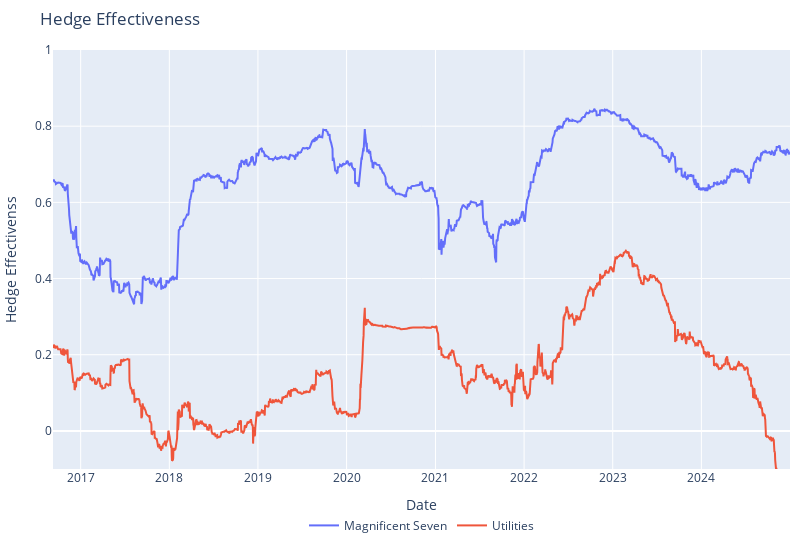

The notebook cell saved with this chart:
### Code cell
fig = go.Figure()

fig.add_trace(
    go.Scatter(
        x = mag7_HE.index,
        y = mag7_HE['HE'],
        name = 'Magnificent Seven'
    )
)

fig.add_trace(
    go.Scatter(
        x = utilities_HE.index,
        y = utilities_HE['HE'],
        name = 'Utilities'
    )
)

fig.update_layout(title = 'Hedge Effectiveness',
                  margin=dict(l=10, r=10, t=50, b=10),
                  legend=dict(orientation="h",yanchor="top",y=-0.1,xanchor="center",x=0.5),
                  width = 800,height = 550,
                  xaxis_title = 'Date',
                  xaxis=dict(title_standoff=3) 
                )
fig.update_yaxes(title = 'Hedge Effectivenss',range = [-0.1,1])
fig.update_xaxes(title = 'Date')
fig.show()

### Figure 1 — Plotly figure (JSON) as saved in the notebook; plotly's stock layout.template omitted (floating-point values rounded to 4 significant figures; data arrays with more than 128 entries replaced by an {"elided": "..."} marker saying what was removed)
{"data": [{"name": "Magnificent Seven", "type": "scatter", "x": {"elided": "1949 str values"}, "y": {"elided": "1949 float values"}}, {"name": "Utilities", "type": "scatter", "x": {"elided": "1949 str values"}, "y": {"elided": "1949 float values"}}], "layout": {"height": 550, "legend": {"orientation": "h", "x": 0.5, "xanchor": "center", "y": -0.1, "yanchor": "top"}, "margin": {"b": 10, "l": 10, "r": 10, "t": 50}, "title": {"text": "Hedge Effectiveness"}, "width": 800, "xaxis": {"title": {"text": "Date"}}, "yaxis": {"range": [-0.1, 1], "title": {"text": "Hedge Effectivenss"}}}}
